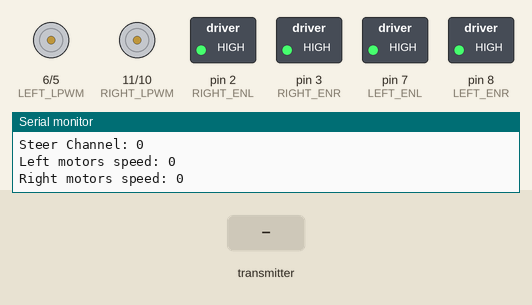
This sketch was run on a simulated Arduino Nano, built with avr-gcc and run on an emulated ATmega328P. Shown: motor-driver pin pairs drawn as motors (green arrow = first pin HIGH = forward, orange = second pin HIGH = backward, longer = more drive), switched loads named in the sketch (green lamp = pin HIGH), the last lines printed to the serial monitor. The test bench sets the inputs (shaded band).

Above: at 1.2 s.
1.3 s: the transmitter starts sending readChannel.0 = 1000
At 2.5 s:
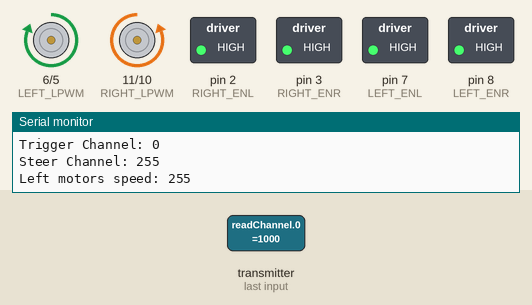
2.8 s: the transmitter starts sending readChannel.1 = 1000
At 3.5 s:
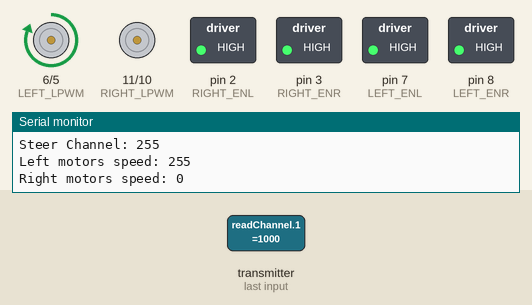
4.3 s: the transmitter starts sending readChannel.0 = 1250
At 5.5 s:
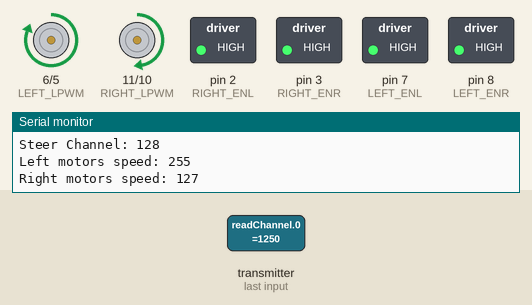
5.8 s: the transmitter starts sending readChannel.1 = 1500
At 6.4 s:
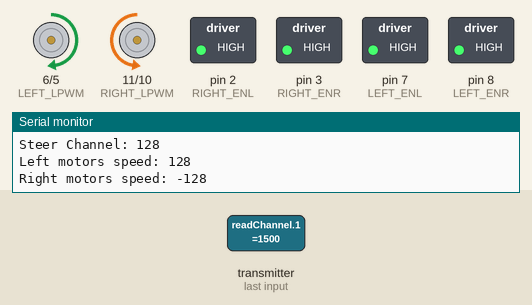
7.3 s: the transmitter starts sending readChannel.0 = 2000
At 8.1 s:
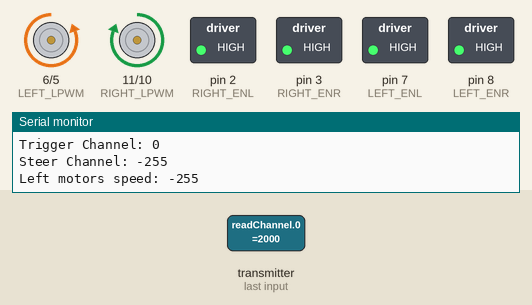
8.8 s: the transmitter starts sending readChannel.1 = 1250
At 10.3 s:
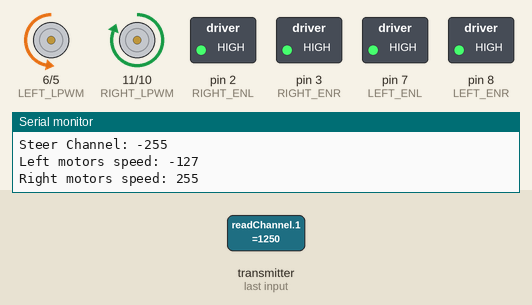
Timing chart, 0 to 11.3 s (numbered marks = the images above; inputs shaded):
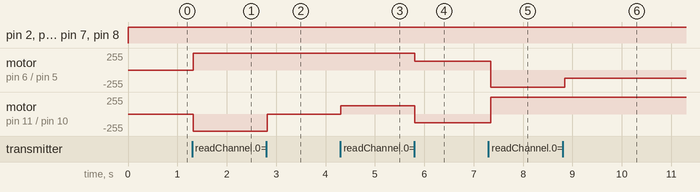

The sketch:

RFcode.ino
```cpp
/*

  Radio Frequency Controller Code for Arduino (Remastered)
          By Sajeed Ahmed Galib Arnob
      Author of Original Code: Sheikh Saif Simran

  This code implements 2 BTS 79640 45A motor drivers to drive a remote
  controlled four-wheeled car.
  The car drives forward, backward, and steers left and right using all 4
  wheels.

  * The wireless receiver used is known as: Flysky FS-iA6B.
  * The wireless transmitter or remote can be either FS-GT2E, which is a
    gun-shaped controller, using a trigger and a steering wheel; or other
    Flysky remotes.

  In my current experiment, I have only tested and confirmed desired
  performance with the Flysky FS-GT2E and FS-TH9X controllers.

  For the FS-GT2E (gun-shaped controller), the trigger is used to drive
  forward and backward, and the steering wheel is used to turn left and right
  The combination of both is used to achieve driving and turning effects at the
  same time.
  The trigger and steering wheel of the controller are pressure sensitive,
  meaning that the slightest push/pull or turn can send a different signal
  in response to which, the car will move as instructed by this code.
  Therefore, speed control while driving is possible via only the amount
  of pressure or turning force applied to the trigger or the steering wheel
  respectively.

  The ST.REV and TH.REV switches can be used to reverse the polarity of the
  steering wheel and trigger respectively, meaning that left and right
  can be inverted for the steering wheel, and forward and backward can be
  inverted for the trigger.

  The ST.TRIM and TH.TRIM dials can be used to tune the neutral signal sent by
  the controller. Upon receiving this neutral signal, the car stops moving.
  It is important that the neutral signal is tuned by the dials so that
  the bot does not keep moving or turning without even touching the remote!

  The ST.DR dial is used to tune the sensitivity of the steering wheel so
  the turning speed of the car can be adjusted.

  This code is primarily written to be able to support the FS-GT2E controller.
  However, upon proper configuration of the remote, the FS-TH9X can also be used
  to control the car using the right joystick of the remote.
  The digital PWM pins used match with the pinout of Arduino Nano.
  However, by changing the pin numbers, other Arduino boards can also be used.

  To make this possible, the remote's channels and TRIM need to be configured
  properly.

  The gun-shaped controller's trigger uses channel 2 (in code, it's channel 1)
  and the steering wheel uses channel 1 (in code, it's channel 0)
  Similarly, the FS-TH9X remote's right joystick can be configured to send
  signals via different channels.

  For this code to work with the FS-TH9X remote, the right joystick must send
  forward and backward movement signals through channel 2 (on the remote's
  settings) and left and right turning signals through channel 1 (on the remote's
  settings)

  Finally, the receiver is capable of sending digital data to the Arduino via
  serial communication using the Arduino's RX pin.
  The three pins in a row (horizontally) on the right hand side of the receiver
  are as follows: Ground, VCC, Signal.
  The Signal pin must be connected to the Arduino's RX pin to enable
  Serial communication.
  The receiver uses IBus protocol to send signals to the Arduino
  via Serial communication through the Arduino's RX pin.
  Therefore, the IBusBM library must be installed to allow Arduino IDE
  to compile and upload this code to the Arduino.
*/

#include <IBusBM.h>


// Arduino pin numbers to be connected to the named pins of the motor driver
// used to control the wheels on the LEFT side of the remote controlled car
#define LEFT_ENL   7
#define LEFT_ENR   8
#define LEFT_LPWM  6  // pin 10 is a digital PWM pin on the Arduino Nano
#define LEFT_RPWM  5

// Arduino pin numbers to be connected to the named pins of the motor driver
// used to control the wheels on the RIGHT side of the remote controlled car
#define RIGHT_ENL  2
#define RIGHT_ENR  3
#define RIGHT_LPWM 11
#define RIGHT_RPWM 10


// declare a class handle for the IBusBM class imported from the IBusBM library
// the variable ibus will be used to read signals from the receiver's different
// channels
IBusBM ibus;

    // used to receive signals sent by the gun-shaped controller's trigger
int triggerChannel,

    // used to receive signals sent by the controller's steering wheel
    steerChannel;


// the motor driver's speed can be controlled using values from 0 to 255
// negative values down to -255 will be used to indicate the speed of the
// motors in backward direction.
int left_motors_speed, right_motors_speed;


void setup() {
  pinMode(LEFT_ENL, OUTPUT);
  pinMode(LEFT_ENR, OUTPUT);
  pinMode(LEFT_LPWM, OUTPUT);
  pinMode(LEFT_RPWM, OUTPUT);

  pinMode(RIGHT_ENL, OUTPUT);
  pinMode(RIGHT_ENR, OUTPUT);
  pinMode(RIGHT_LPWM, OUTPUT);
  pinMode(RIGHT_RPWM, OUTPUT);

  // The baud rate of the receiver is 115200, therefore the Arduino must also
  // receive the data sent to it by the RF receiver, at the same baud rate
  Serial.begin(115200);

  // the ibus instance begins to monitor the Serial communication of the
  // Arduino to be able to read and parse signals
  ibus.begin(Serial);
}


/*
 User-defined function to read from one of the channels of the receiver and then
 map the values to acceptable range of values.
 The receiver returns a value within the range 1000 and 2000.
 In my experiment, the best neutral position is 1500. Therefore, if the receiver
 gives a value 1500 to the Arduino, the motor's speed will be zero.
 If the value is less than 1500, then a value between -255 and 0 will be
 returned. This value will be used to indicate that the motor must rotate in
 the opposite direction.

 @param channelInput: byte - Which channel number to read from
 @param minLimit: int - the minimum acceptable value for the motor's speed
 @param maxLimit: int - the maximum acceptable value for the motor's speed
 @param defaultValue: int - the value (usually 0) when the controller is
                            left untouched by the user

 @returns int - a value between the given range (minLimit and maxLimit) for the
                motor's speed
*/
int readChannel(byte channelInput, int minLimit, int maxLimit, int defaultValue)
{
  uint16_t channelIn = ibus.readChannel(channelInput);

  // After turning on the entire circuit for the remote-controlled car, the values
  // sent by the RF receiver, to the arduino are all less than 999. Therefore,
  // return defaultValue (in this case, 0) so that the car doesn't start moving
  // on it's own.
  if (channelIn < 999)
  {
    return defaultValue;
  }

  // convert value sent by the RF receiver to a value between maxLimit and minLimit
  return map(channelIn, 1000, 2000, maxLimit, minLimit);
}


/*
 User-defined function to rotate left and right motors according to given speed

 @param left_speed: int - the speed of the motors on the left side of the car
                          if this value is negative, the motor will rotate in
                          opposite direction
 @param right_speed: int - the speed of the motors on the right side of the car
*/
void control_motors(int left_speed, int right_speed)
{
    // enable all channels of both the motor drivers
    digitalWrite(LEFT_ENL, HIGH);
    digitalWrite(LEFT_ENR, HIGH);
    digitalWrite(RIGHT_ENL, HIGH);
    digitalWrite(RIGHT_ENR, HIGH);

    // if left_speed is positive or zero, move motors in forward direction
    // motors will not move if speed is zero
    if (left_speed >= 0)
    {
        analogWrite(LEFT_LPWM, left_speed);
        analogWrite(LEFT_RPWM, 0);
    }
    // otherwise, rotate motors in opposite direction
    else
    {
        analogWrite(LEFT_LPWM, 0);
        analogWrite(LEFT_RPWM, abs(left_speed));
    }

    // same as left_speed but for right-side motors
    if (right_speed >= 0)
    {
        analogWrite(RIGHT_LPWM, right_speed);
        analogWrite(RIGHT_RPWM, 0);
    }
    else
    {
        analogWrite(RIGHT_LPWM, 0);
        analogWrite(RIGHT_RPWM, abs(right_speed));
    }
}


void loop() {

    steerChannel = readChannel(0, -255, 255, 0); // channel 1
    triggerChannel = readChannel(1, -255, 255, 0);  // channel 2
    Serial.print("Trigger Channel: ");
    Serial.println(triggerChannel);
    Serial.print("Steer Channel: ");
    Serial.println(steerChannel);

    // set initial speed of the motors before calculating the new speed set by
    // the remote-controller
    left_motors_speed = 0;
    right_motors_speed = 0;

    // speed for both motors for forward/backward movement
    left_motors_speed += triggerChannel;
    right_motors_speed += triggerChannel;

    // add/subtract steerChannel value from the motors' speeds to cause a
    // difference between left motor and right motor speeds to allow
    // forward/backward driving AND left/right turning at the same time
    left_motors_speed += steerChannel;
    right_motors_speed -= steerChannel;

    // the final value for the motors' speeds may exceed the acceptable range
    // so limit the values to their maximum and minimum limits
    left_motors_speed = constrain(left_motors_speed, -255, 255);
    right_motors_speed = constrain(right_motors_speed, -255, 255);


    Serial.print("Left motors speed: ");
    Serial.println(left_motors_speed);
    Serial.print("Right motors speed: ");
    Serial.println(right_motors_speed);

    // Use the user-defined functions to control the speeds of the motor to
    // enable driving of the car
    control_motors(left_motors_speed, right_motors_speed);

    // slight delay before processing the next signal
    delay(50);
}
```

Measured:
- after the input at 1.3 s, motor on pin 6 (LEFT_LPWM) / pin 5 (LEFT_RPWM): stopped → forward 255/255 at once; motor on pin 11 (RIGHT_LPWM) / pin 10 (RIGHT_RPWM): stopped → backward 255/255 at once
- after the input at 2.8 s, motor on pin 11 (RIGHT_LPWM) / pin 10 (RIGHT_RPWM): backward 255/255 → stopped at once
- after the input at 4.3 s, motor on pin 11 (RIGHT_LPWM) / pin 10 (RIGHT_RPWM): stopped → forward 127/255 at once
- after the input at 5.8 s, motor on pin 6 (LEFT_LPWM) / pin 5 (LEFT_RPWM): forward 255/255 → forward 128/255 at once; motor on pin 11 (RIGHT_LPWM) / pin 10 (RIGHT_RPWM): forward 127/255 → backward 128/255 at once
- after the input at 7.3 s, motor on pin 6 (LEFT_LPWM) / pin 5 (LEFT_RPWM): forward 128/255 → backward 255/255 after 0.05 s; motor on pin 11 (RIGHT_LPWM) / pin 10 (RIGHT_RPWM): backward 128/255 → forward 255/255 after 0.05 s
- after the input at 8.8 s, motor on pin 6 (LEFT_LPWM) / pin 5 (LEFT_RPWM): backward 255/255 → backward 127/255 at once
